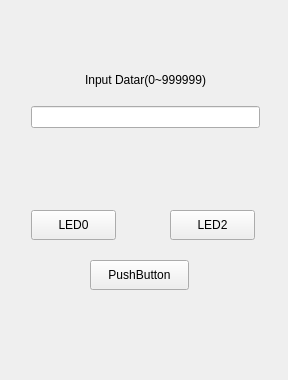
<?xml version="1.0" encoding="UTF-8"?>
<ui version="4.0">
 <class>window</class>
 <widget class="QWidget" name="window">
  <property name="geometry">
   <rect>
    <x>0</x>
    <y>0</y>
    <width>288</width>
    <height>380</height>
   </rect>
  </property>
  <property name="windowTitle">
   <string>FND CNTL</string>
  </property>
  <widget class="QLabel" name="label_LED0">
   <property name="geometry">
    <rect>
     <x>51</x>
     <y>131</y>
     <width>43</width>
     <height>73</height>
    </rect>
   </property>
   <property name="text">
    <string/>
   </property>
   <property name="pixmap">
    <pixmap>image_file/LED_ON.png</pixmap>
   </property>
  </widget>
  <widget class="QLabel" name="label_LED1">
   <property name="geometry">
    <rect>
     <x>190</x>
     <y>131</y>
     <width>43</width>
     <height>73</height>
    </rect>
   </property>
   <property name="text">
    <string/>
   </property>
   <property name="pixmap">
    <pixmap>image_file/LED_ON.png</pixmap>
   </property>
  </widget>
  <widget class="QPushButton" name="led0_btn">
   <property name="geometry">
    <rect>
     <x>31</x>
     <y>210</y>
     <width>85</width>
     <height>30</height>
    </rect>
   </property>
   <property name="text">
    <string>LED0</string>
   </property>
  </widget>
  <widget class="QPushButton" name="led1_btn">
   <property name="geometry">
    <rect>
     <x>170</x>
     <y>210</y>
     <width>85</width>
     <height>30</height>
    </rect>
   </property>
   <property name="text">
    <string>LED2</string>
   </property>
  </widget>
  <widget class="QWidget" name="layoutWidget">
   <property name="geometry">
    <rect>
     <x>31</x>
     <y>11</y>
     <width>229</width>
     <height>117</height>
    </rect>
   </property>
   <layout class="QVBoxLayout" name="verticalLayout_FND">
    <item>
     <widget class="QLabel" name="label_FND">
      <property name="font">
       <font>
        <family>Sans Serif</family>
        <pointsize>20</pointsize>
        <weight>75</weight>
        <bold>true</bold>
       </font>
      </property>
      <property name="text">
       <string/>
      </property>
      <property name="pixmap">
       <pixmap>image_file/FND.png</pixmap>
      </property>
      <property name="alignment">
       <set>Qt::AlignCenter</set>
      </property>
     </widget>
    </item>
    <item>
     <widget class="QLabel" name="label_help">
      <property name="text">
       <string>Input Datar(0~999999)</string>
      </property>
      <property name="alignment">
       <set>Qt::AlignCenter</set>
      </property>
     </widget>
    </item>
    <item>
     <widget class="QLineEdit" name="lineEdit_FND"/>
    </item>
   </layout>
  </widget>
  <widget class="QPushButton" name="pushButton">
   <property name="geometry">
    <rect>
     <x>90</x>
     <y>260</y>
     <width>99</width>
     <height>30</height>
    </rect>
   </property>
   <property name="text">
    <string>PushButton</string>
   </property>
  </widget>
 </widget>
 <resources/>
 <connections>
  <connection>
   <sender>pushButton</sender>
   <signal>clicked()</signal>
   <receiver>window</receiver>
   <slot>close()</slot>
   <hints>
    <hint type="sourcelabel">
     <x>139</x>
     <y>274</y>
    </hint>
    <hint type="destinationlabel">
     <x>143</x>
     <y>189</y>
    </hint>
   </hints>
  </connection>
 </connections>
</ui>
